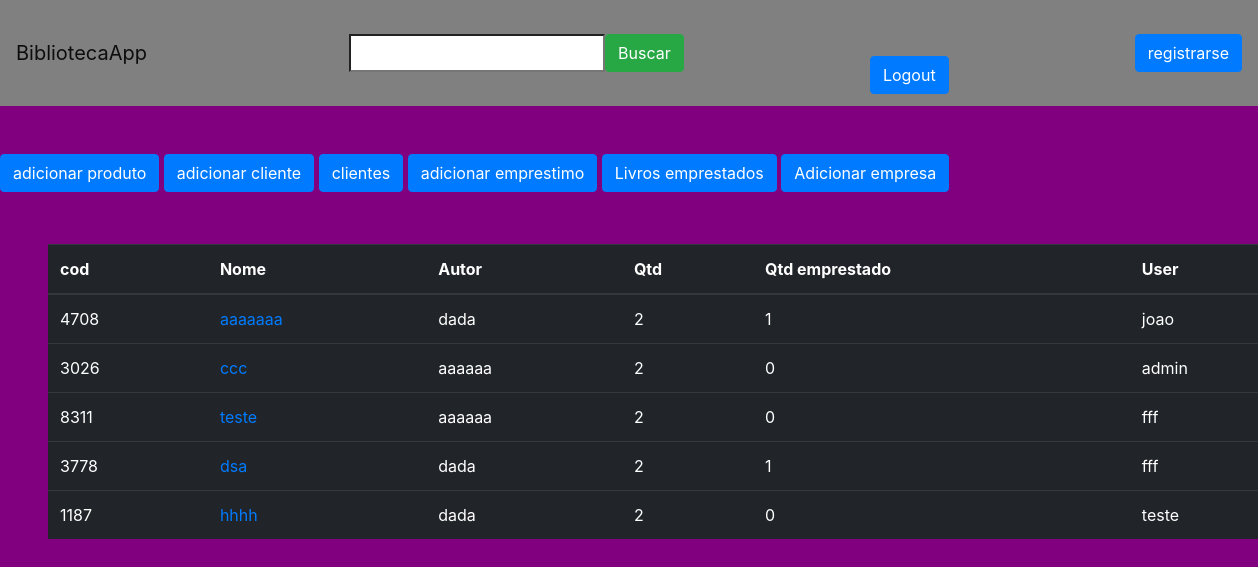
/ (signed in), run on an earlier commit of the app's database.
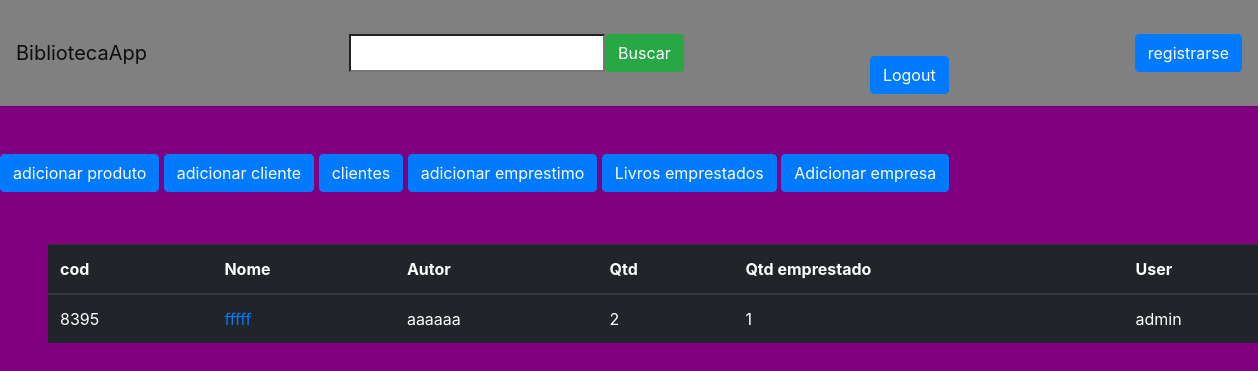
And on a later commit of the database.
### bibliotecaApp/models.py (models this page shows, shortened)
class Livro(models.Model):
    user = models.ForeignKey(CustomUser, on_delete=models.CASCADE)
    empresa = models.ForeignKey(Empresas, on_delete=models.CASCADE)
    cod = models.IntegerField(unique=True)
    name = models.CharField(max_length=255, blank=False)
    genery = models.ForeignKey(Genero, on_delete=models.CASCADE, blank=True)
    pg = models.IntegerField()
    picture = models.ImageField(blank=True)
    author = models.CharField(max_length=255)
    qtd = models.IntegerField()
    created_at = models.DateTimeField()
    in_stock = models.BooleanField(default=False)
    emprestado = models.IntegerField(default=0)
    class Meta:
        verbose_name = 'Livro'
        verbose_name_plural = 'Livros'

### accounts/models.py (models this page shows)
class CustomUser(AbstractUser):
    cargo = models.ForeignKey(Cargos, on_delete=models.SET_NULL, null=True, blank=True)
    empresa = models.ForeignKey(Empresas, on_delete=models.SET_NULL, null=True, blank=True)
    groups = models.ManyToManyField(
        'auth.Group',
        related_name='customuser_groups',  # Altere para o nome que preferir
        blank=True,
        verbose_name='groups',
        help_text='The groups this user belongs to. A user will get all permissions granted to each of their groups.',
    )
    user_permissions = models.ManyToManyField(
        'auth.Permission',
        related_name='customuser_permissions',  # Altere para o nome que preferir
        blank=True,
        verbose_name='user permissions',
        help_text='Specific permissions for this user.',
    )
    def __str__(self):
        return self.username

### bibliotecaApp/views.py (the view)
# urls.py: path('', views.index, name='home'),
@login_required(redirect_field_name='login')
def index(request):
    if request.user.is_superuser:
        livros = Livro.objects.filter(in_stock=True)
    elif request.user.cargo.name == 'Gerente':
        livros = Livro.objects.filter(empresa_id=request.user.empresa.id, in_stock=True)
    else:
        livros = Livro.objects.filter(user_id=request.user.id, in_stock=True)
    return render(request, 'pages/index.html', {'livros': livros})

### cliente/models.py (called while the page is built)
    def save(self, *args, **kwargs):
        if not self.cod:
            self.cod = str(uuid4())
        super().save(*args, **kwargs)

### bibliotecaApp/templates/pages/index.html (shortened to what this page needs)
{% load static%}
<!DOCTYPE html>
<html lang="en">
<head>
    <link rel="stylesheet" href="https://stackpath.bootstrapcdn.com/bootstrap/4.1.3/css/bootstrap.min.css">
    <link rel="stylesheet" href="{% static 'css/global.css' %}">
</head>
<body>
    <header>
        <nav class="navbar navbar-light bg-light">
            <a class="navbar-brand" href="#">BibliotecaApp</a>
            <form action="{% url 'search-livros' %}" class="d-flex gap-1">
              <input type="search" name="q">
              <button class="btn btn-success">Buscar</button>
            </form>
            {% if user.is_authenticated %}
            <a href="{% url 'logout' %}" class="btn btn-primary mt-5 mb-1">Logout</a>
            {% else %}
            <a href="{% url 'login' %}" class="btn btn-primary mt-5 mb-1">Login</a>
            {% endif %}
            <a href="{% url 'add-user' %}" class=" btn btn-primary "> registrarse</a>
        </nav>
    </header>
    <a href="{% url 'add-livro' %}" class=" btn btn-primary mt-5 mb-1"> adicionar produto</a>
    <a href="{% url 'add-cliente' %}" class=" btn btn-primary mt-5 mb-1"> adicionar cliente</a>
    <a href="{% url 'clientes' %}" class=" btn btn-primary mt-5 mb-1"> clientes </a>
    <a href="{% url 'add-emprestimo' %}" class=" btn btn-primary mt-5 mb-1"> adicionar emprestimo</a>
    <a href="{% url 'emprestados-livros' %}" class=" btn btn-primary mt-5 mb-1"> Livros emprestados</a>
    <a href="{% url 'add-empresa' %}" class=" btn btn-primary mt-5 mb-1"> Adicionar empresa</a>
    <table class="table table-dark m-5">
        <thead>
          <tr>
            <th scope="col">cod</th>
            <th scope="col">Nome</th>
            <th scope="col">Autor</th>
            <th scope="col">Qtd</th>
            <th scope="col">Qtd emprestado</th>
            <th scope="col">User</th>
          </tr>
        </thead>
        <tbody>
          <tr>
            {% for livro in livros %}
            <td scope="row">{{ livro.cod }}</td>
            <td>
              <a href="{% url 'livro-detail' livro.id %}">
                {{ livro.name }}
              </a></td>
            <td>{{ livro.author }}</td>
            <td>{{ livro.qtd }}</td>
            <td>{{ livro.emprestado }}</td>
            <td>{{ livro.user }}</td>
          </tr>
          {% endfor %}
        </tbody>
      </table>
</body>
</html>

### templates/static/css/global.css (style rules this page uses)
.navbar { background-color: grey !important; }
body { background-color: purple; }

What changed in the data, as far as the page shows it:
removed Livro: cod "4708", name "aaaaaaa", author "dada", qtd "2", emprestado "1", user "joao"
removed Livro: cod "3026", name "ccc", author "aaaaaa", qtd "2", emprestado "0", user "admin"
removed Livro: cod "8311", name "teste", author "aaaaaa", qtd "2", emprestado "0", user "fff"
removed Livro: cod "3778", name "dsa", author "dada", qtd "2", emprestado "1", user "fff"
removed Livro: cod "1187", name "hhhh", author "dada", qtd "2", emprestado "0", user "teste"
added Livro: cod "8395", name "fffff", author "aaaaaa", qtd "2", emprestado "1", user "admin"
